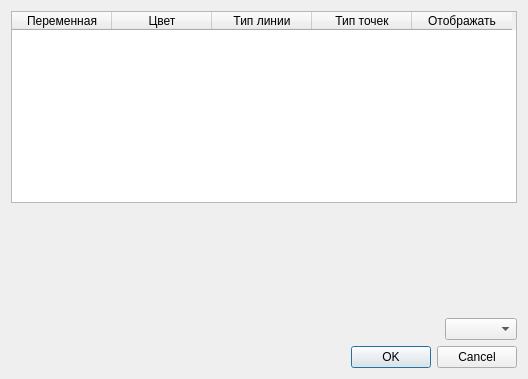
<?xml version="1.0" encoding="UTF-8"?>
<ui version="4.0">
 <class>LinGraphSettings</class>
 <widget class="QDialog" name="LinGraphSettings">
  <property name="geometry">
   <rect>
    <x>0</x>
    <y>0</y>
    <width>528</width>
    <height>379</height>
   </rect>
  </property>
  <property name="windowTitle">
   <string>Dialog</string>
  </property>
  <layout class="QGridLayout" name="gridLayout">
   <item row="0" column="0">
    <layout class="QGridLayout" name="gridLayout_2">
     <item row="0" column="0">
      <widget class="QTableWidget" name="LineTable">
       <column>
        <property name="text">
         <string>Переменная</string>
        </property>
       </column>
       <column>
        <property name="text">
         <string>Цвет</string>
        </property>
       </column>
       <column>
        <property name="text">
         <string>Тип линии</string>
        </property>
       </column>
       <column>
        <property name="text">
         <string>Тип точек</string>
        </property>
       </column>
       <column>
        <property name="text">
         <string>Отображать</string>
        </property>
       </column>
      </widget>
     </item>
    </layout>
   </item>
   <item row="1" column="0">
    <spacer name="verticalSpacer">
     <property name="orientation">
      <enum>Qt::Vertical</enum>
     </property>
     <property name="sizeHint" stdset="0">
      <size>
       <width>20</width>
       <height>98</height>
      </size>
     </property>
    </spacer>
   </item>
   <item row="2" column="0">
    <layout class="QHBoxLayout" name="horizontalLayout">
     <item>
      <spacer name="horizontalSpacer">
       <property name="orientation">
        <enum>Qt::Horizontal</enum>
       </property>
       <property name="sizeHint" stdset="0">
        <size>
         <width>40</width>
         <height>20</height>
        </size>
       </property>
      </spacer>
     </item>
     <item>
      <widget class="QComboBox" name="comboXAxis"/>
     </item>
    </layout>
   </item>
   <item row="3" column="0">
    <widget class="QDialogButtonBox" name="buttonBox">
     <property name="orientation">
      <enum>Qt::Horizontal</enum>
     </property>
     <property name="standardButtons">
      <set>QDialogButtonBox::Cancel|QDialogButtonBox::Ok</set>
     </property>
    </widget>
   </item>
  </layout>
 </widget>
 <resources/>
 <connections/>
</ui>
